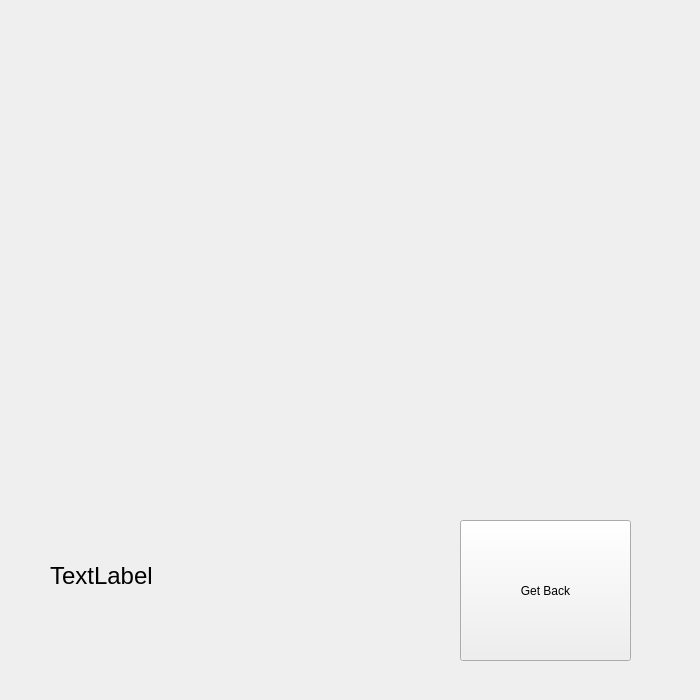
<?xml version="1.0" encoding="UTF-8"?>
<ui version="4.0">
 <class>Success</class>
 <widget class="QWidget" name="Success">
  <property name="geometry">
   <rect>
    <x>0</x>
    <y>0</y>
    <width>700</width>
    <height>700</height>
   </rect>
  </property>
  <property name="windowTitle">
   <string>Form</string>
  </property>
  <widget class="QLabel" name="label">
   <property name="geometry">
    <rect>
     <x>50</x>
     <y>490</y>
     <width>381</width>
     <height>171</height>
    </rect>
   </property>
   <property name="font">
    <font>
     <pointsize>18</pointsize>
    </font>
   </property>
   <property name="text">
    <string>TextLabel</string>
   </property>
  </widget>
  <widget class="QPushButton" name="pushButton">
   <property name="geometry">
    <rect>
     <x>460</x>
     <y>520</y>
     <width>171</width>
     <height>141</height>
    </rect>
   </property>
   <property name="text">
    <string>Get Back</string>
   </property>
  </widget>
 </widget>
 <resources/>
 <connections/>
</ui>
